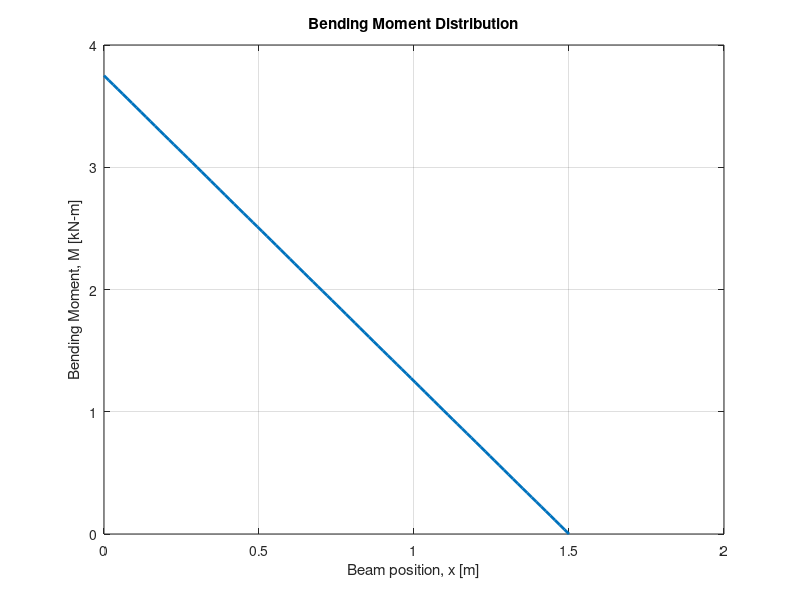
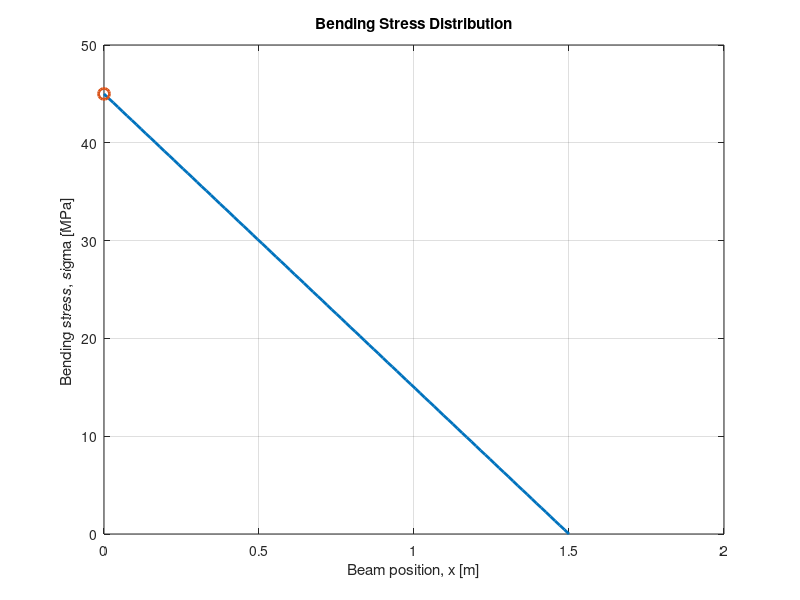
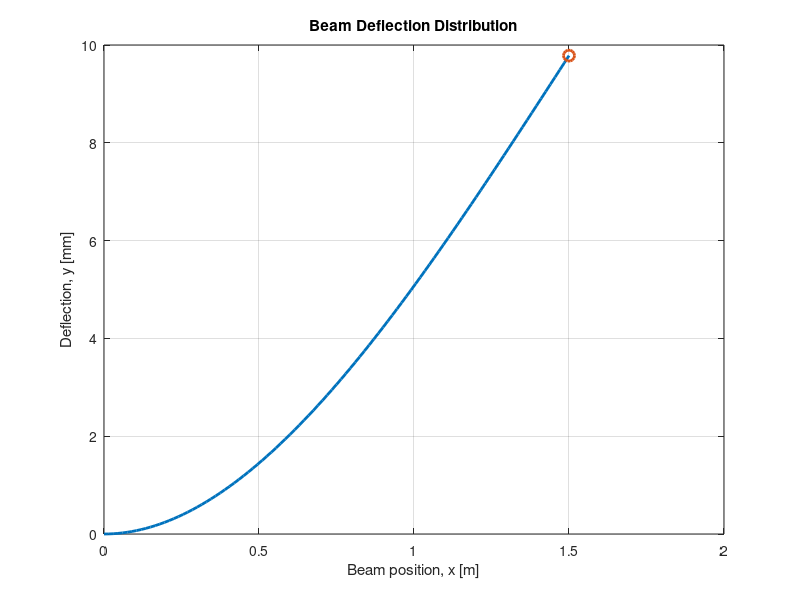
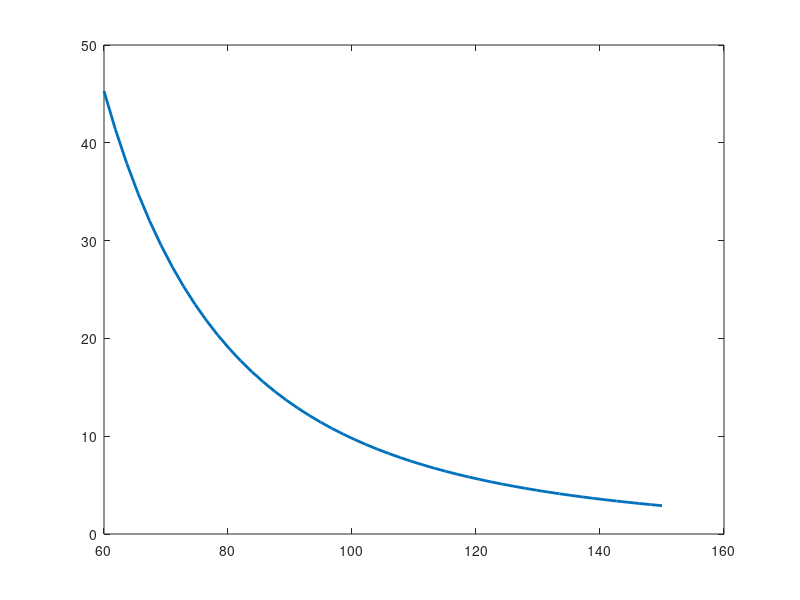

Here is the MATLAB script that generated these plots, in order: (Note: this script raises an error after producing the figures.)
%% CANTILEVER BEAM STRUCTURAL ANALYZER
% Analytical structural sizing and parametric design study for a
% rectangular cantilever beam under an end point load.
%
% Outputs include:
% - bending moment, stress, strain, slope and deflection
% - strength and serviceability checks
% - allowable load and required beam height
% - redesign validation
% - parametric height study and feasible-design selection
% - five engineering plots

clear
clc
close all

%% INPUT DATA

L = 1.5;          % Beam length [m]
b = 0.05;         % Beam width [m]
h = 0.10;         % Beam height [m]

E = 69e9;         % Young's modulus [Pa]
F = 2500;         % Applied load [N]

yieldStrength = 276e6;   % Yield strength [Pa]

%% BEAM POSITION

x = linspace(0,L,101);

%% SECTION PROPERTIES

I = b*h^3/12;
c = h/2;

%% BENDING MOMENT

M = F*(L - x);

%% BENDING STRESS

sigma = (M * c)/I;

%% DEFLECTION

y = F*(x.^2).*(3*L - x)/(6*E*I);

%% Max Results

maxDeflection = max(y);
maxStress = max(sigma);
isYielding = maxStress > yieldStrength;

maxStressMpa = maxStress / 10^6;
maxDeflectionmm = maxDeflection * 10^3;
factorOfsafety = yieldStrength/ maxStress;

%% CRITICAL LOCATIONS

[maxStress, stressIndex] = max( sigma );

[maxDeflection, deflectionIndex] = max( y );

stressLocation = x(stressIndex);

deflectionLocation = x(deflectionIndex);
%% ENGINEERING SUMMARY

fprintf('\n=== CANTILEVER BEAM STRUCTURAL ANALYSIS ===\n');

fprintf('Beam Length          : %.2f m\n', L);
fprintf('Applied Load         : %.0f N\n', F);

fprintf('Maximum Stress       : %.2f MPa\n', maxStressMpa);
fprintf('Maximum Deflection   : %.2f mm\n', maxDeflectionmm);
fprintf('Factor of Safety     : %.2f\n', factorOfsafety);

if isYielding
    fprintf('Structural Status     : FAIL - Yielding predicted\n');
else
    fprintf('Structural Status     : PASS - Below yield strength\n');
end

fprintf('Critical Stress Location        : %.2f m\n', stressLocation);

fprintf('Maximum Deflection Location     : %.2f m\n', deflectionLocation);

%% BENDING MOMENT PLOT

figure

plot( x, M/1e3, 'LineWidth' , 2 );

xlabel( 'Beam position, x [m]' )
ylabel( 'Bending Moment, M [kN-m]' )
title( 'Bending Moment Distribution' )

grid on

%% BENDING STRESS PLOT

figure

plot( x, sigma/1e6, 'LineWidth', 2 );
hold on
plot(stressLocation, maxStressMpa, 'o', 'MarkerSize', 8, 'LineWidth', 2);
xlabel( 'Beam position, x [m]' )

ylabel( 'Bending stress, sigma [MPa] ' )

title( 'Bending Stress Distribution' )

grid on

%% DEFLECTION PLOT

figure

plot( x, y*1e3, 'LineWidth', 2 );
hold on

plot( deflectionLocation, maxDeflectionmm, 'o', 'MarkerSize', 8, 'LineWidth', 2 );
xlabel( 'Beam position, x [m]' )

ylabel( 'Deflection, y [mm]' )

title( 'Beam Deflection Distribution' )

grid on

%% SUPPORT REACTIONS AND SHEAR FORCE

reactionForce = F;

reactionMoment = F * L;

V = F * ones(size(x));

%% SECTION MODULUS AND BENDING STRAIN

Z = I/ c;

strain = sigma/E;

maxStrain = max(strain);

maxStrainMicro = maxStrain * 1e6;

%% BEAM SLOPE / ROTATION

theta = F*x.*(2*L - x)/(2*E*I);

maxSlope = max( theta );

maxSlopeDeg = maxSlope * 180/pi;

%% MAXIMUM SLOPE LOCATION

[maxSlope, slopeIndex] = max( theta );

slopeLocation = x( slopeIndex );

%% ALLOWABLE LOAD CALCULATION

yieldLoad = (yieldStrength*I)/(L*c);

loadUtilization = (F/yieldLoad)*100;

%% DEFLECTION-BASED LOAD LIMIT

allowableDeflection = 5/1e3;

deflectionLoadLimit = (3*E*I*allowableDeflection)/(L^3);

governingLoad = min( yieldLoad, deflectionLoadLimit );

%% SERVICEABILITY CHECK

deflectionUtilization = (maxDeflection/allowableDeflection)*100;

isDeflectionExceeded = maxDeflection > allowableDeflection;

overallPass = ~isYielding && ~isDeflectionExceeded;

%% REQUIRED BEAM HEIGHT

requiredHeightStrength = sqrt((6*F*L)/(b*yieldStrength));

requiredHeightDeflection = ((4*F*L^3)/(E*b*allowableDeflection))^(1/3);

requiredHeight = max( requiredHeightStrength, requiredHeightDeflection );

%% GOVERNING DESIGN CRITERION

if requiredHeightStrength > requiredHeightDeflection
    governingCriterion = ' Strength governs ';
else
    governingCriterion = ' Deflection governs ';
end

%% REDESIGNED SECTION PROPERTIES

Irequired = (b*requiredHeight^3)/12;

Zrequired = Irequired/(requiredHeight/2);

areaRequired = b* requiredHeight;
%% REDESIGN VALIDATION

redesignStress = (F*L)/Zrequired;

redesignDeflection = (F*L^3)/(3*E*Irequired);

redesignFoS = yieldStrength/redesignStress;

%% REDESIGN COMPARISON

heightIncreasePercent = ((requiredHeight-h)/h)*100;

stressReductionPercent = ((maxStress - redesignStress)/maxStress)*100;

deflectionReductionPercent = ((maxDeflection - redesignDeflection)/maxDeflection)*100;

%% PARAMETRIC HEIGHT STUDY

heightRange = linspace(0.06, 0.15, 50);

stressStudy = zeros(size(heightRange));

deflectionStudy = zeros(size(heightRange));

fosStudy = zeros(size(heightRange));

for i = 1:length(heightRange)

    hTest = heightRange(i);

    ITest = b*hTest^3/12;

    cTest = hTest/2;

    stressStudy(i) = (F*L*cTest)/ITest;

    deflectionStudy(i) = (F*L^3)/(3*E*ITest);

    fosStudy(i) = yieldStrength/stressStudy(i);

end

%% FEASIBLE DESIGN SELECTION

meetsStress = stressStudy <= yieldStrength;

meetsDeflection = deflectionStudy <= allowableDeflection;

feasibleDesign = meetsStress & meetsDeflection;

firstFeasibleIndex = find(feasibleDesign, 1, 'first');

selectedHeight = heightRange(firstFeasibleIndex);

%% PARAMETRIC DEFLECTION STUDY

figure

plot(heightRange*1e3, deflectionStudy*1e3, ...
    'LineWidth', 2);

hold on

yline(allowableDeflection*1e3, '--', ...
    'Allowable Deflection');

plot(selectedHeight*1e3, ...
    deflectionStudy(firstFeasibleIndex)*1e3, ...
    'o', 'MarkerSize', 8, 'LineWidth', 2);

xlabel('Beam Height, h [mm]');

ylabel('Maximum Deflection [mm]');

title('Effect of Beam Height on Maximum Deflection');

legend('Maximum Deflection', ...
    'Allowable Limit', ...
    'Selected Design', ...
    'Location', 'best');

grid on

%% ORIGINAL VS REDESIGNED UTILIZATION

originalStressUtilization = ...
    (maxStress/yieldStrength)*100;

originalDeflectionUtilization = ...
    (maxDeflection/allowableDeflection)*100;

redesignStressUtilization = ...
    (redesignStress/yieldStrength)*100;

redesignDeflectionUtilization = ...
    (redesignDeflection/allowableDeflection)*100;

utilizationComparison = [
    originalStressUtilization, originalDeflectionUtilization;
    redesignStressUtilization, redesignDeflectionUtilization
    ];

figure

bar(categorical({'Original Design','Redesigned Design'}), ...
    utilizationComparison);

hold on

yline(100, '--', 'Design Limit');

ylabel('Utilization [%]');

title('Original vs Redesigned Beam Performance');

legend('Stress Utilization', ...
    'Deflection Utilization', ...
    'Design Limit', ...
    'Location', 'best');

grid on
